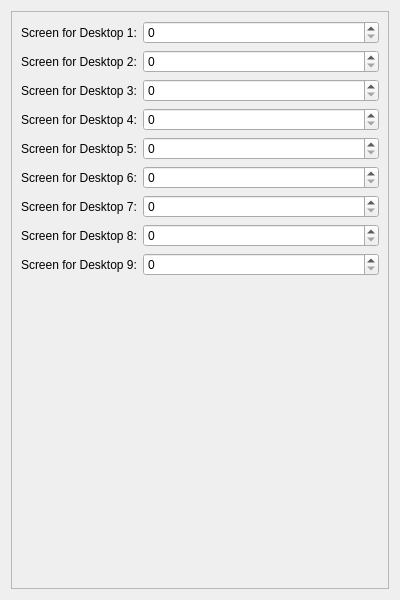
<?xml version="1.0" encoding="UTF-8"?>
<ui version="4.0">
 <class>ConfigDialog</class>
 <widget class="QWidget" name="ConfigDialog">
  <property name="geometry">
   <rect>
    <x>0</x>
    <y>0</y>
    <width>400</width>
    <height>600</height>
   </rect>
  </property>
  <layout class="QVBoxLayout" name="verticalLayout">
   <item>
    <widget class="QScrollArea" name="scrollArea">
     <property name="widgetResizable">
      <bool>true</bool>
     </property>
     <widget class="QWidget" name="scrollAreaWidgetContents">
      <property name="geometry">
       <rect>
        <x>0</x>
        <y>0</y>
        <width>380</width>
        <height>580</height>
       </rect>
      </property>
      <layout class="QFormLayout" name="formLayout">
       <item row="0" column="0">
        <widget class="QLabel" name="label_1">
         <property name="text">
          <string>Screen for Desktop 1:</string>
         </property>
        </widget>
       </item>
       <item row="0" column="1">
        <widget class="QSpinBox" name="kcfg_ScreenForDesktop1">
         <property name="minimum">
          <number>0</number>
         </property>
         <property name="maximum">
          <number>99</number>
         </property>
        </widget>
       </item>
       <item row="1" column="0">
        <widget class="QLabel" name="label_2">
         <property name="text">
          <string>Screen for Desktop 2:</string>
         </property>
        </widget>
       </item>
       <item row="1" column="1">
        <widget class="QSpinBox" name="kcfg_ScreenForDesktop2">
         <property name="minimum">
          <number>0</number>
         </property>
         <property name="maximum">
          <number>99</number>
         </property>
        </widget>
       </item>
       <item row="2" column="0">
        <widget class="QLabel" name="label_3">
         <property name="text">
          <string>Screen for Desktop 3:</string>
         </property>
        </widget>
       </item>
       <item row="2" column="1">
        <widget class="QSpinBox" name="kcfg_ScreenForDesktop3">
         <property name="minimum">
          <number>0</number>
         </property>
         <property name="maximum">
          <number>99</number>
         </property>
        </widget>
       </item>
       <item row="3" column="0">
        <widget class="QLabel" name="label_4">
         <property name="text">
          <string>Screen for Desktop 4:</string>
         </property>
        </widget>
       </item>
       <item row="3" column="1">
        <widget class="QSpinBox" name="kcfg_ScreenForDesktop4">
         <property name="minimum">
          <number>0</number>
         </property>
         <property name="maximum">
          <number>99</number>
         </property>
        </widget>
       </item>
       <item row="4" column="0">
        <widget class="QLabel" name="label_5">
         <property name="text">
          <string>Screen for Desktop 5:</string>
         </property>
        </widget>
       </item>
       <item row="4" column="1">
        <widget class="QSpinBox" name="kcfg_ScreenForDesktop5">
         <property name="minimum">
          <number>0</number>
         </property>
         <property name="maximum">
          <number>99</number>
         </property>
        </widget>
       </item>
       <item row="5" column="0">
        <widget class="QLabel" name="label_6">
         <property name="text">
          <string>Screen for Desktop 6:</string>
         </property>
        </widget>
       </item>
       <item row="5" column="1">
        <widget class="QSpinBox" name="kcfg_ScreenForDesktop6">
         <property name="minimum">
          <number>0</number>
         </property>
         <property name="maximum">
          <number>99</number>
         </property>
        </widget>
       </item>
       <item row="6" column="0">
        <widget class="QLabel" name="label_7">
         <property name="text">
          <string>Screen for Desktop 7:</string>
         </property>
        </widget>
       </item>
       <item row="6" column="1">
        <widget class="QSpinBox" name="kcfg_ScreenForDesktop7">
         <property name="minimum">
          <number>0</number>
         </property>
         <property name="maximum">
          <number>99</number>
         </property>
        </widget>
       </item>
       <item row="7" column="0">
        <widget class="QLabel" name="label_8">
         <property name="text">
          <string>Screen for Desktop 8:</string>
         </property>
        </widget>
       </item>
       <item row="7" column="1">
        <widget class="QSpinBox" name="kcfg_ScreenForDesktop8">
         <property name="minimum">
          <number>0</number>
         </property>
         <property name="maximum">
          <number>99</number>
         </property>
        </widget>
       </item>
       <item row="8" column="0">
        <widget class="QLabel" name="label_9">
         <property name="text">
          <string>Screen for Desktop 9:</string>
         </property>
        </widget>
       </item>
       <item row="8" column="1">
        <widget class="QSpinBox" name="kcfg_ScreenForDesktop9">
         <property name="minimum">
          <number>0</number>
         </property>
         <property name="maximum">
          <number>99</number>
         </property>
        </widget>
       </item>
      </layout>
     </widget>
    </widget>
   </item>
  </layout>
 </widget>
 <resources/>
 <connections/>
</ui>
